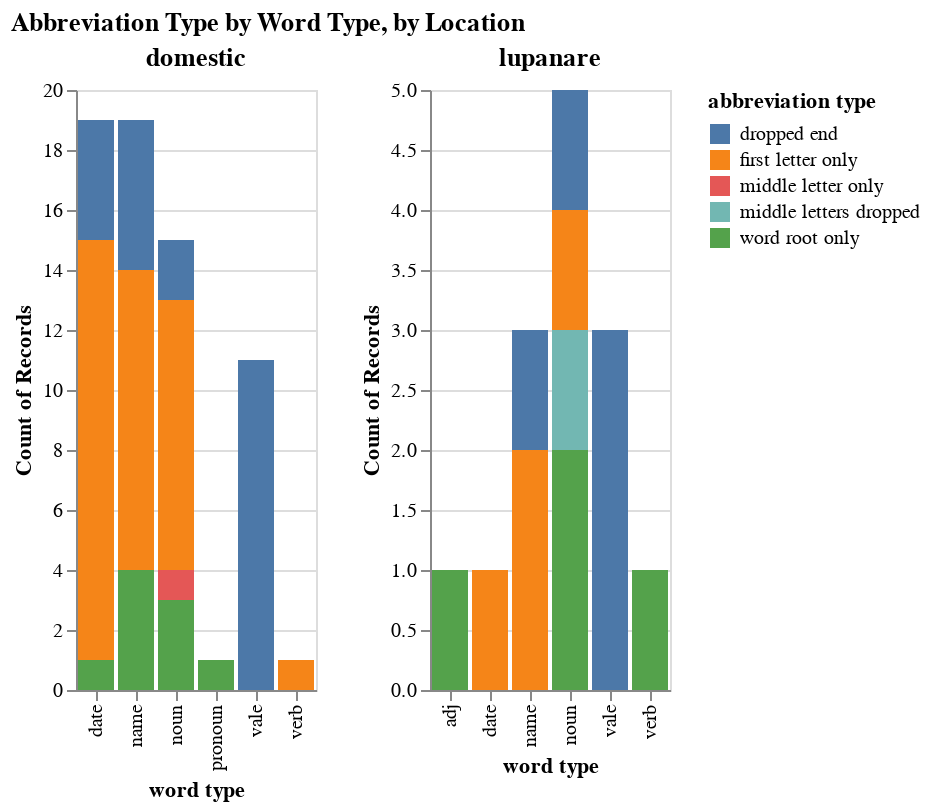

Source (notebook cell):
### Code cell
dom = alt.Chart(df_domestic).mark_bar().encode(
    x='word type:N',
    y='count():Q',
    color='abbreviation type:N'
).properties(
    title = "domestic",
)

lup = alt.Chart(df_lupanare).mark_bar().encode(
    x='word type:N',
    y='count():Q',
    color='abbreviation type:N'
).properties(
    title = "lupanare",
)

full = dom|lup

full.properties(title='Abbreviation Type by Word Type, by Location')

### Figure 1 — Vega-Lite specification as saved in the notebook (floating-point values rounded to 4 significant figures)
{"config": {"view": {"continuousWidth": 400, "continuousHeight": 300}}, "hconcat": [{"data": {"name": "data-b8090e639a5b60f87eda064df02430f5"}, "mark": "bar", "encoding": {"color": {"field": "abbreviation type", "type": "nominal"}, "x": {"field": "word type", "type": "nominal"}, "y": {"aggregate": "count", "type": "quantitative"}}, "title": "domestic"}, {"data": {"name": "data-af73e89018a0a275288adb508bbb23b6"}, "mark": "bar", "encoding": {"color": {"field": "abbreviation type", "type": "nominal"}, "x": {"field": "word type", "type": "nominal"}, "y": {"aggregate": "count", "type": "quantitative"}}, "title": "lupanare"}], "title": "Abbreviation Type by Word Type, by Location", "$schema": "https://vega.github.io/schema/vega-lite/v4.17.0.json", "datasets": {"data-b8090e639a5b60f87eda064df02430f5": [{"graffito number": 3, "abbreviation": "va", "word": "vale", "word type": "vale", "abbreviation type": "dropped end", "location": "domestic"}, {"graffito number": 6, "abbreviation": "va", "word": "vale", "word type": "vale", "abbreviation type": "dropped end", "location": "domestic"}, {"graffito number": 10, "abbreviation": "K", "word": "Kalendas", "word type": "date", "abbreviation type": "first letter only", "location": "domestic"}, {"graffito number": 10, "abbreviation": "K", "word": "Kalendas", "word type": "date", "abbreviation type": "first letter only", "location": "domestic"}, {"graffito number": 10, "abbreviation": "K", "word": "Kalendas", "word type": "date", "abbreviation type": "first letter only", "location": "domestic"}, {"graffito number": 14, "abbreviation": "va", "word": "vale", "word type": "vale", "abbreviation type": "dropped end", "location": "domestic"}, {"graffito number": 15, "abbreviation": "Pompon", "word": "Pomponius", "word type": "name", "abbreviation type": "word root only", "location": "domestic"}, {"graffito number": 22, "abbreviation": "S", "word": "Sexto", "word type": "name", "abbreviation type": "first letter only", "location": "domestic"}, {"graffito number": 22, "abbreviation": "s", "word": "salutem", "word type": "noun", "abbreviation type": "first letter only", "location": "domestic"}, {"graffito number": 25, "abbreviation": "N", "word": "numeri", "word type": "noun", "abbreviation type": "first letter only", "location": "domestic"}, {"graffito number": 26, "abbreviation": "Secund", "word": "Secundus", "word type": "name", "abbreviation type": "word root only", "location": "domestic"}, {"graffito number": 28, "abbreviation": "Eulymen", "word": "Eulymenus", "word type": "name", "abbreviation type": "word root only", "location": "domestic"}, {"graffito number": 29, "abbreviation": "paup", "word": "pauper", "word type": "noun", "abbreviation type": "dropped end", "location": "domestic"}, {"graffito number": 30, "abbreviation": "Ho", "word": "Hormus", "word type": "name", "abbreviation type": "dropped end", "location": "domestic"}, {"graffito number": 31, "abbreviation": "Ti", "word": "Titus", "word type": "name", "abbreviation type": "dropped end", "location": "domestic"}, {"graffito number": 32, "abbreviation": "s", "word": "salutem", "word type": "noun", "abbreviation type": "first letter only", "location": "domestic"}, {"graffito number": 33, "abbreviation": "M", "word": "Marcus", "word type": "name", "abbreviation type": "first letter only", "location": "domestic"}, {"graffito number": 35, "abbreviation": "Apri", "word": "Aprilis", "word type": "date", "abbreviation type": "dropped end", "location": "domestic"}, {"graffito number": 36, "abbreviation": "a", "word": "annis", "word type": "date", "abbreviation type": "first letter only", "location": "domestic"}, {"graffito number": 41, "abbreviation": "s", "word": "sunt", "word type": "verb", "abbreviation type": "first letter only", "location": "domestic"}, {"graffito number": 44, "abbreviation": "M", "word": "Marcus", "word type": "name", "abbreviation type": "first letter only", "location": "domestic"}, {"graffito number": 44, "abbreviation": "Caes", "word": "Caesar", "word type": "name", "abbreviation type": "dropped end", "location": "domestic"}, {"graffito number": 51, "abbreviation": "va", "word": "vale", "word type": "vale", "abbreviation type": "dropped end", "location": "domestic"}, {"graffito number": 55, "abbreviation": "va", "word": "vale", "word type": "vale", "abbreviation type": "dropped end", "location": "domestic"}, {"graffito number": 56, "abbreviation": "t", "word": "detractis", "word type": "noun", "abbreviation type": "middle letter only", "location": "domestic"}, {"graffito number": 58, "abbreviation": "A", "word": "Aulus", "word type": "name", "abbreviation type": "first letter only", "location": "domestic"}, {"graffito number": 58, "abbreviation": "a", "word": "assibus", "word type": "noun", "abbreviation type": "first letter only", "location": "domestic"}, {"graffito number": 59, "abbreviation": "K", "word": "Kalendas", "word type": "date", "abbreviation type": "first letter only", "location": "domestic"}, {"graffito number": 60, "abbreviation": "Salute", "word": "Salutem", "word type": "noun", "abbreviation type": "word root only", "location": "domestic"}, {"graffito number": 60, "abbreviation": "ven", "word": "venientis", "word type": "noun", "abbreviation type": "dropped end", "location": "domestic"}, {"graffito number": 61, "abbreviation": "Augu", "word": "Augusti", "word type": "name", "abbreviation type": "dropped end", "location": "domestic"}, {"graffito number": 64, "abbreviation": "C", "word": "Caius", "word type": "name", "abbreviation type": "first letter only", "location": "domestic"}, {"graffito number": 66, "abbreviation": "va", "word": "vale", "word type": "vale", "abbreviation type": "dropped end", "location": "domestic"}, {"graffito number": 70, "abbreviation": "M", "word": "Marcus", "word type": "name", "abbreviation type": "first letter only", "location": "domestic"}, {"graffito number": 71, "abbreviation": "is", "word": "ipsa/issa", "word type": "pronoun", "abbreviation type": "word root only", "location": "domestic"}, {"graffito number": 73, "abbreviation": "va", "word": "vale", "word type": "vale", "abbreviation type": "dropped end", "location": "domestic"}, {"graffito number": 75, "abbreviation": "p", "word": "pondo", "word type": "noun", "abbreviation type": "first letter only", "location": "domestic"}, {"graffito number": 76, "abbreviation": "Ti", "word": "Tiberii", "word type": "name", "abbreviation type": "dropped end", "location": "domestic"}, {"graffito number": 80, "abbreviation": "A", "word": "Assibus", "word type": "noun", "abbreviation type": "first letter only", "location": "domestic"}, {"graffito number": 85, "abbreviation": "va", "word": "vale", "word type": "vale", "abbreviation type": "dropped end", "location": "domestic"}, {"graffito number": 93, "abbreviation": "Ianuar", "word": "Ianuarias", "word type": "date", "abbreviation type": "word root only", "location": "domestic"}, {"graffito number": 94, "abbreviation": "K", "word": "Kalendas", "word type": "date", "abbreviation type": "first letter only", "location": "domestic"}, {"graffito number": 94, "abbreviation": "Ian", "word": "Ianuarias", "word type": "date", "abbreviation type": "dropped end", "location": "domestic"}, {"graffito number": 94, "abbreviation": "K", "word": "Kalendas", "word type": "date", "abbreviation type": "first letter only", "location": "domestic"}, {"graffito number": 94, "abbreviation": "G", "word": "Germanus", "word type": "name", "abbreviation type": "first letter only", "location": "domestic"}, {"graffito number": 94, "abbreviation": "K", "word": "Kalendas", "word type": "date", "abbreviation type": "first letter only", "location": "domestic"}, {"graffito number": 94, "abbreviation": "K", "word": "Kalendas", "word type": "date", "abbreviation type": "first letter only", "location": "domestic"}, {"graffito number": 94, "abbreviation": "K", "word": "Kalendas", "word type": "date", "abbreviation type": "first letter only", "location": "domestic"}, {"graffito number": 94, "abbreviation": "G", "word": "Germanus", "word type": "name", "abbreviation type": "first letter only", "location": "domestic"}, {"graffito number": 94, "abbreviation": "K", "word": "Kalendas", "word type": "date", "abbreviation type": "first letter only", "location": "domestic"}, {"graffito number": 94, "abbreviation": "G", "word": "Germanus", "word type": "name", "abbreviation type": "first letter only", "location": "domestic"}, {"graffito number": 95, "abbreviation": "K", "word": "Kalendas", "word type": "date", "abbreviation type": "first letter only", "location": "domestic"}, {"graffito number": 97, "abbreviation": "Nove", "word": "Novembris", "word type": "date", "abbreviation type": "dropped end", "location": "domestic"}, {"graffito number": 100, "abbreviation": "A", "word": "Assibus", "word type": "noun", "abbreviation type": "first letter only", "location": "domestic"}, {"graffito number": 105, "abbreviation": "va", "word": "vale", "word type": "vale", "abbreviation type": "dropped end", "location": "domestic"}, {"graffito number": 106, "abbreviation": "va", "word": "vale", "word type": "vale", "abbreviation type": "dropped end", "location": "domestic"}, {"graffito number": 107, "abbreviation": "M", "word": "Marcus", "word type": "name", "abbreviation type": "first letter only", "location": "domestic"}, {"graffito number": 108, "abbreviation": "salute", "word": "salutem", "word type": "noun", "abbreviation type": "word root only", "location": "domestic"}, {"graffito number": 109, "abbreviation": "va", "word": "vale", "word type": "vale", "abbreviation type": "dropped end", "location": "domestic"}, {"graffito number": 116, "abbreviation": "o", "word": "omnes", "word type": "noun", "abbreviation type": "first letter only", "location": "domestic"}, {"graffito number": 117, "abbreviation": "omn", "word": "omnes", "word type": "noun", "abbreviation type": "word root only", "location": "domestic"}, {"graffito number": 118, "abbreviation": "K", "word": "Kalendas", "word type": "date", "abbreviation type": "first letter only", "location": "domestic"}, {"graffito number": 120, "abbreviation": "Id", "word": "Idibus", "word type": "date", "abbreviation type": "dropped end", "location": "domestic"}, {"graffito number": 120, "abbreviation": "p", "word": "pondo", "word type": "noun", "abbreviation type": "first letter only", "location": "domestic"}, {"graffito number": 123, "abbreviation": "K", "word": "Kalendas", "word type": "date", "abbreviation type": "first letter only", "location": "domestic"}, {"graffito number": 123, "abbreviation": "Iulia", "word": "Iulias", "word type": "name", "abbreviation type": "word root only", "location": "domestic"}], "data-af73e89018a0a275288adb508bbb23b6": [{"graffito number": 4, "abbreviation": "L", "word": "Lucius", "word type": "name", "abbreviation type": "first letter only", "location": "lupanare"}, {"graffito number": 27, "abbreviation": "Q", "word": "Quinti", "word type": "name", "abbreviation type": "first letter only", "location": "lupanare"}, {"graffito number": 29, "abbreviation": "salute", "word": "salutem", "word type": "noun", "abbreviation type": "word root only", "location": "lupanare"}, {"graffito number": 31, "abbreviation": "va", "word": "vale", "word type": "vale", "abbreviation type": "dropped end", "location": "lupanare"}, {"graffito number": 43, "abbreviation": "va", "word": "vale", "word type": "vale", "abbreviation type": "dropped end", "location": "lupanare"}, {"graffito number": 64, "abbreviation": "va", "word": "vale", "word type": "vale", "abbreviation type": "dropped end", "location": "lupanare"}, {"graffito number": 76, "abbreviation": "ratio", "word": "rationem", "word type": "noun", "abbreviation type": "word root only", "location": "lupanare"}, {"graffito number": 82, "abbreviation": "futor", "word": "fututor", "word type": "noun", "abbreviation type": "middle letters dropped", "location": "lupanare"}, {"graffito number": 84, "abbreviation": "valea", "word": "valeas", "word type": "verb", "abbreviation type": "word root only", "location": "lupanare"}, {"graffito number": 92, "abbreviation": "uncu", "word": "uncum", "word type": "adj", "abbreviation type": "word root only", "location": "lupanare"}, {"graffito number": 102, "abbreviation": "sal", "word": "salutem", "word type": "noun", "abbreviation type": "dropped end", "location": "lupanare"}, {"graffito number": 107, "abbreviation": "a", "word": "asses", "word type": "noun", "abbreviation type": "first letter only", "location": "lupanare"}, {"graffito number": 109, "abbreviation": "K", "word": "Kalendas", "word type": "date", "abbreviation type": "first letter only", "location": "lupanare"}, {"graffito number": 109, "abbreviation": "Iul", "word": "Iulias", "word type": "name", "abbreviation type": "dropped end", "location": "lupanare"}]}}
